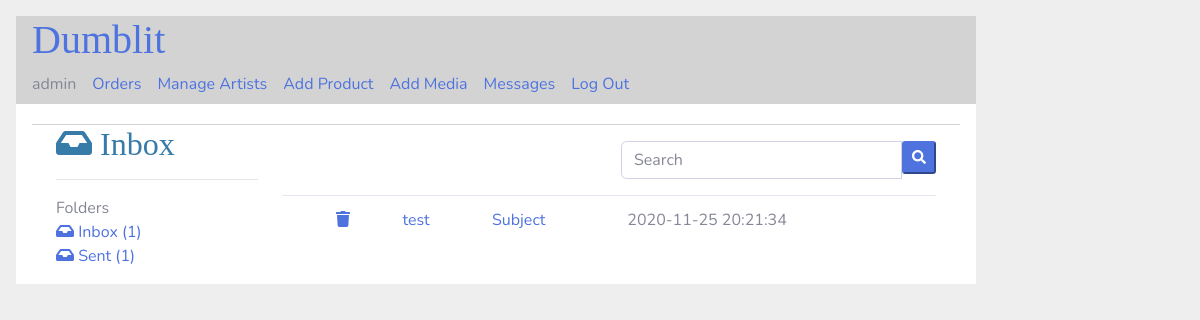
The app's page /inbox (signed in), older data.
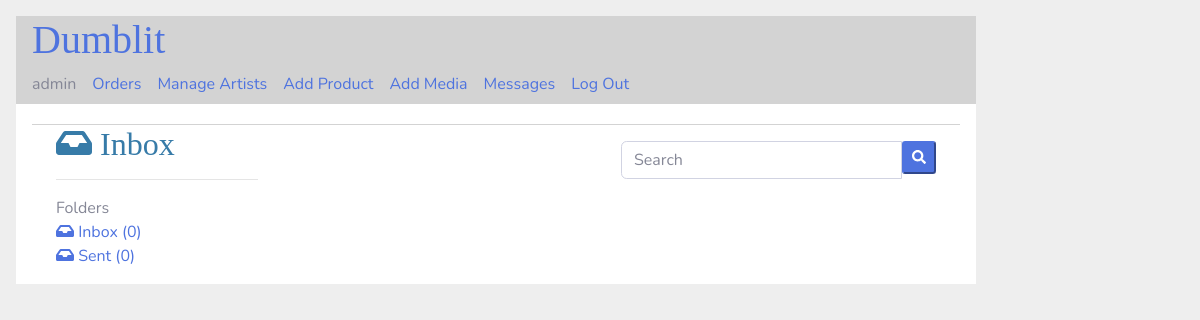
The same page, newer data.
### tables this page shows
CREATE TABLE Message (
  id INTEGER PRIMARY KEY AUTOINCREMENT,
  sender_id INTEGER NOT NULL,
  receiver_id INTEGER NOT NULL,
  created TIMESTAMP NOT NULL DEFAULT CURRENT_TIMESTAMP,
  subject TEXT NOT NULL,
  message TEXT NOT NULL,
  file TEXT NOT NULL,
  FOREIGN KEY (sender_id) REFERENCES user (id)
);

CREATE TABLE user (
  id INTEGER PRIMARY KEY AUTOINCREMENT,
  username TEXT UNIQUE NOT NULL,
  password TEXT NOT NULL
);

### flaskr/blog.py (the view)
@bp.route('/inbox', methods = ['POST', 'GET'])
@login_required
def inbox():
    db = get_db()
    sentcount = db.execute('SELECT count(*) FROM message WHERE sender_id = ?', (g.user['id'],)).fetchone()[0]
    inboxcount=db.execute('SELECT count(*) FROM message WHERE receiver_id = ?', (g.user['id'],)).fetchone()[0]
    rows = db.execute('SELECT m.id, m.subject, m.created, u.username '
            'FROM message m JOIN user u ON m.sender_id = u.id '
            'WHERE receiver_id = ? ORDER BY created DESC ', (g.user['id'],)).fetchall()
    return render_template("blog/inbox.html",
        inboxcount=inboxcount, sentcount=sentcount, rows=rows)

### flaskr/auth.py (called while the page is built)
def login_required(view):
    @functools.wraps(view)
    def wrapped_view(**kwargs):
        if g.user is None:
            return redirect(url_for("auth.login"))
        return view(**kwargs)
    return wrapped_view

@bp.before_app_request
def load_logged_in_user():
    user_id = session.get("user_id")
    if user_id is None:
        g.user = None
    else:
        g.user = (
            get_db().execute("SELECT * FROM user WHERE id = ?", (user_id,)).fetchone()
        )

### flaskr/db.py (called while the page is built)
def get_db():
    if "db" not in g:
        g.db = sqlite3.connect(
            current_app.config["DATABASE"], detect_types=sqlite3.PARSE_DECLTYPES
        )
        g.db.row_factory = sqlite3.Row
    return g.db

### flaskr/templates/blog/inbox.html (shortened to what this page needs)
{% extends 'base.html' %}
{% block content %}
<html lang="en">
<head>
  <link href="{{ url_for('static', filename='css/all.min.css') }}" rel="stylesheet" type="text/css">
  <link href="{{ url_for('static', filename='css/sb-admin-2.min.css') }}" rel="stylesheet">
</head>
<body id="page-top">
  <div id="wrapper">
    <link href="https://maxcdn.bootstrapcdn.com/font-awesome/4.3.0/css/font-awesome.min.css" rel="stylesheet">
        <div class="container">
        <div class="row">
        	<div class="col-md-12">
        		<div class="grid email">
        			<div class="grid-body">
        				<div class="row">
        					<div class="col-md-3">
        						<h2 class="grid-title"><i class="fa fa-inbox"></i> Inbox</h2>
        						<hr>
        						<div>
        							<ul class="navbar-nav ml-auto">
        								<li class="header">Folders</li>
        								<li class="active"><a href="{{url_for('blog.inbox')}}"><i class="fa fa-inbox"></i> Inbox ({{inboxcount}})</a></li>
        								<li><a href="{{url_for('blog.sent')}}"><i class="fa fa-inbox"></i> Sent ({{sentcount}})</a></li>
        							</ul>
        						</div>
        					</div>
        					<div class="col-md-9">
        						<div class="row">
        							<div class="col-sm-6">
        							</div>
        							<div class="col-md-6 search-form">
        								<form action="#" class="text-right">
        									<div class="input-group">
        										<input type="text" class="form-control input-sm" placeholder="Search">
        										<span class="input-group-btn">
                                <button type="submit" name="search" class="btn_ btn-primary btn-sm search"><i class="fa fa-search"></i></button></span>
        									</div>
        								</form>
        							</div>
        						</div>
        						<div class="table-responsive">
        							<table class="table">
        								<tbody>
                          {% for row in rows %}
                          <tr>
                            <td></td>
          									<td> <a href="{{url_for('blog.deletemessage', id=row["id"])}}"><i class="fas fa-trash"></i> </a></td>
          									<td class="name"><a href="{{url_for('blog.message', id=row['id'])}}">{{row["username"]}}</a></td>
          									<td class="subject"><a href="{{url_for('blog.message', id=row['id'])}}">{{row["subject"]}}</a></td>
          									<td class="time">{{row["created"]}}</td>
                          </tr>
                          {% endfor %}
        							</tbody>
                    </table>
        						</div>
        					</div>
        				</div>
        			</div>
        		</div>
        	</div>
        </div>
        </div>
      </div>
{% endblock %}

Row changes from the older to the newer data that the page shows:
removed Message: username "test", subject "Subject", created "2020-11-25 20:21:34"
Text that changed along with them:
{{ inboxcount }}: "1" → "0"
{{ sentcount }}: "1" → "0"
